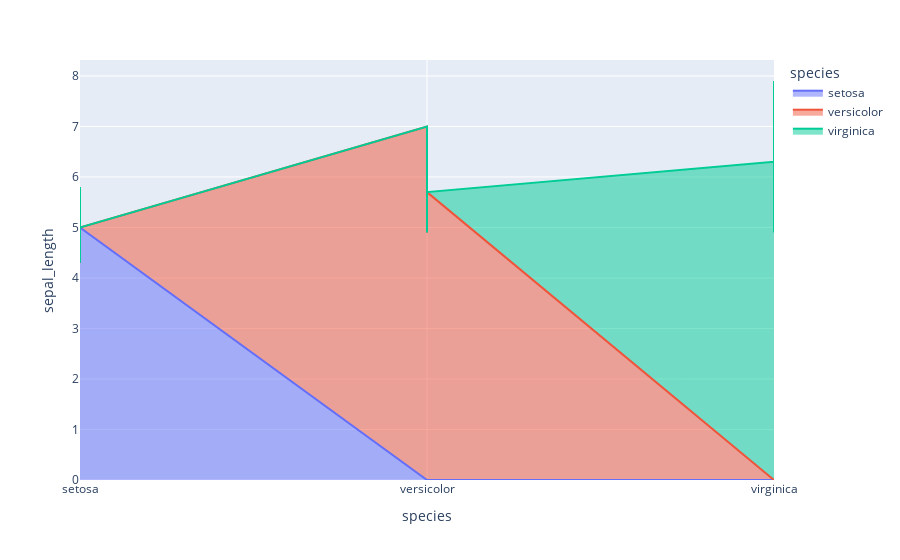

Source (notebook cell):
### Code cell
px.area(df,x='species',y='sepal_length',color='species',line_group='species')

### Figure 1 — Plotly figure (JSON) as saved in the notebook; plotly's stock layout.template omitted (floating-point values rounded to 4 significant figures)
{"data": [{"fillpattern": {"shape": ""}, "hovertemplate": "species=%{x}<br>sepal_length=%{y}<extra></extra>", "legendgroup": "setosa", "line": {"color": "#636efa"}, "marker": {"symbol": "circle"}, "mode": "lines", "name": "setosa", "orientation": "v", "showlegend": true, "stackgroup": "1", "type": "scatter", "x": ["setosa", "setosa", "setosa", "setosa", "setosa", "setosa", "setosa", "setosa", "setosa", "setosa", "setosa", "setosa", "setosa", "setosa", "setosa", "setosa", "setosa", "setosa", "setosa", "setosa", "setosa", "setosa", "setosa", "setosa", "setosa", "setosa", "setosa", "setosa", "setosa", "setosa", "setosa", "setosa", "setosa", "setosa", "setosa", "setosa", "setosa", "setosa", "setosa", "setosa", "setosa", "setosa", "setosa", "setosa", "setosa", "setosa", "setosa", "setosa", "setosa", "setosa"], "xaxis": "x", "y": [5.1, 4.9, 4.7, 4.6, 5, 5.4, 4.6, 5, 4.4, 4.9, 5.4, 4.8, 4.8, 4.3, 5.8, 5.7, 5.4, 5.1, 5.7, 5.1, 5.4, 5.1, 4.6, 5.1, 4.8, 5, 5, 5.2, 5.2, 4.7, 4.8, 5.4, 5.2, 5.5, 4.9, 5, 5.5, 4.9, 4.4, 5.1, 5, 4.5, 4.4, 5, 5.1, 4.8, 5.1, 4.6, 5.3, 5], "yaxis": "y"}, {"fillpattern": {"shape": ""}, "hovertemplate": "species=%{x}<br>sepal_length=%{y}<extra></extra>", "legendgroup": "versicolor", "line": {"color": "#EF553B"}, "marker": {"symbol": "circle"}, "mode": "lines", "name": "versicolor", "orientation": "v", "showlegend": true, "stackgroup": "1", "type": "scatter", "x": ["versicolor", "versicolor", "versicolor", "versicolor", "versicolor", "versicolor", "versicolor", "versicolor", "versicolor", "versicolor", "versicolor", "versicolor", "versicolor", "versicolor", "versicolor", "versicolor", "versicolor", "versicolor", "versicolor", "versicolor", "versicolor", "versicolor", "versicolor", "versicolor", "versicolor", "versicolor", "versicolor", "versicolor", "versicolor", "versicolor", "versicolor", "versicolor", "versicolor", "versicolor", "versicolor", "versicolor", "versicolor", "versicolor", "versicolor", "versicolor", "versicolor", "versicolor", "versicolor", "versicolor", "versicolor", "versicolor", "versicolor", "versicolor", "versicolor", "versicolor"], "xaxis": "x", "y": [7, 6.4, 6.9, 5.5, 6.5, 5.7, 6.3, 4.9, 6.6, 5.2, 5, 5.9, 6, 6.1, 5.6, 6.7, 5.6, 5.8, 6.2, 5.6, 5.9, 6.1, 6.3, 6.1, 6.4, 6.6, 6.8, 6.7, 6, 5.7, 5.5, 5.5, 5.8, 6, 5.4, 6, 6.7, 6.3, 5.6, 5.5, 5.5, 6.1, 5.8, 5, 5.6, 5.7, 5.7, 6.2, 5.1, 5.7], "yaxis": "y"}, {"fillpattern": {"shape": ""}, "hovertemplate": "species=%{x}<br>sepal_length=%{y}<extra></extra>", "legendgroup": "virginica", "line": {"color": "#00cc96"}, "marker": {"symbol": "circle"}, "mode": "lines", "name": "virginica", "orientation": "v", "showlegend": true, "stackgroup": "1", "type": "scatter", "x": ["virginica", "virginica", "virginica", "virginica", "virginica", "virginica", "virginica", "virginica", "virginica", "virginica", "virginica", "virginica", "virginica", "virginica", "virginica", "virginica", "virginica", "virginica", "virginica", "virginica", "virginica", "virginica", "virginica", "virginica", "virginica", "virginica", "virginica", "virginica", "virginica", "virginica", "virginica", "virginica", "virginica", "virginica", "virginica", "virginica", "virginica", "virginica", "virginica", "virginica", "virginica", "virginica", "virginica", "virginica", "virginica", "virginica", "virginica", "virginica", "virginica", "virginica"], "xaxis": "x", "y": [6.3, 5.8, 7.1, 6.3, 6.5, 7.6, 4.9, 7.3, 6.7, 7.2, 6.5, 6.4, 6.8, 5.7, 5.8, 6.4, 6.5, 7.7, 7.7, 6, 6.9, 5.6, 7.7, 6.3, 6.7, 7.2, 6.2, 6.1, 6.4, 7.2, 7.4, 7.9, 6.4, 6.3, 6.1, 7.7, 6.3, 6.4, 6, 6.9, 6.7, 6.9, 5.8, 6.8, 6.7, 6.7, 6.3, 6.5, 6.2, 5.9], "yaxis": "y"}], "layout": {"legend": {"title": {"text": "species"}, "tracegroupgap": 0}, "margin": {"t": 60}, "xaxis": {"anchor": "y", "categoryarray": ["setosa", "versicolor", "virginica"], "categoryorder": "array", "domain": [0, 1], "title": {"text": "species"}}, "yaxis": {"anchor": "x", "domain": [0, 1], "title": {"text": "sepal_length"}}}}
